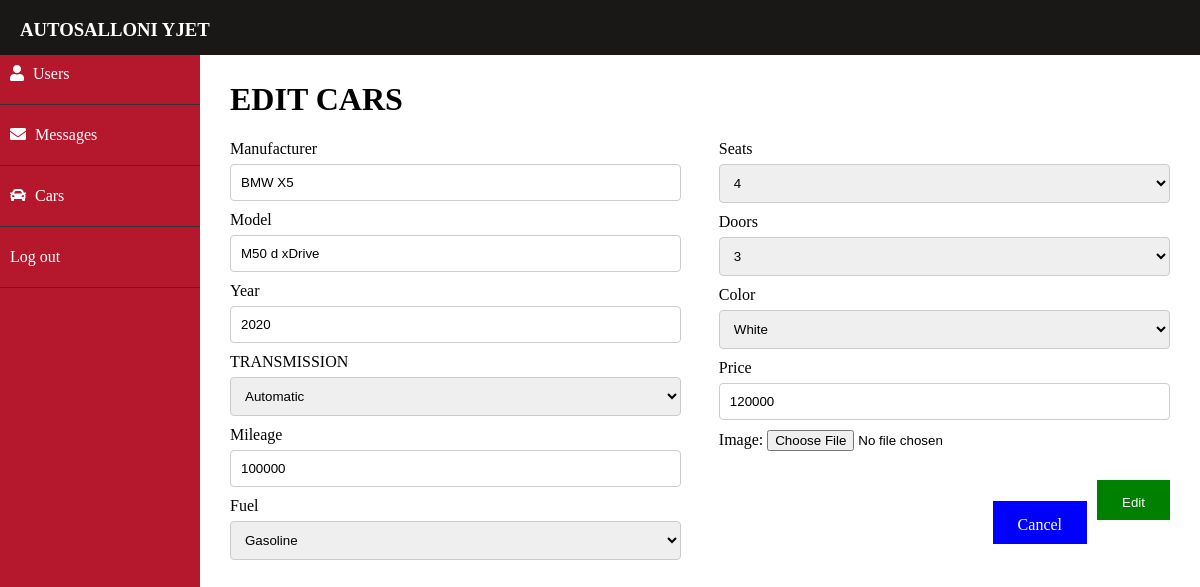
The app's page /edit-cars.php?car_id=1 (signed in) with its own data.
### tables this page shows
CREATE TABLE `car` (
  `car_id` int(11) NOT NULL,
  `manufacturer` varchar(255) NOT NULL,
  `model` varchar(255) NOT NULL,
  `year` int(11) NOT NULL,
  `transmission` varchar(255) NOT NULL,
  `mileage` int(11) NOT NULL,
  `fuel` varchar(255) NOT NULL,
  `seats` int(11) NOT NULL,
  `doors` int(11) NOT NULL,
  `color` varchar(255) NOT NULL,
  `price` double NOT NULL,
  `created_date` date NOT NULL,
  `user_id` int(11) NOT NULL,
  `image` longtext NOT NULL
);

### models/DbConn.php (called while the page is built)
<?php
class DBconnection{
	public function getConnection(){
		try{
			$connection = new PDO("mysql:host=localhost;dbname=autosalloni_yjet", "root" , "");
            $connection->setAttribute(PDO::ATTR_ERRMODE, PDO::ERRMODE_EXCEPTION);
		} catch(PDOException $e){
			echo $e->getMessage();
            return null;
		}
		return $connection;
	}
}

### controller/carController.php (called while the page is built, shortened)
<?php
include_once 'models/carMapper.php';
class CarController
{
    public function GetCarById($car_id)
    {
        $carMapper = new CarMapper();
        $car = $carMapper->GetCarById($_GET["car_id"]);
        return $car;
    }
}

### models/carMapper.php (called while the page is built, shortened)
<?php
include_once 'DbConn.php';
class CarMapper
{
    private $connection;
    public function __construct()
    {
        $obj = new DBConnection();
        $this->connection = $obj->getConnection();
    }
    public function getCarById($car_id){
        $sth = $this->connection->prepare("SELECT * FROM car WHERE car_id = :car_id");
        $sth->execute(['car_id' => $car_id]);
        $result = $sth->fetch();
        return $result;
    }
}

### edit-cars.php (the view, shortened to what this page needs)
<?php $page = 'edit-cars';
    require("includes/admin-sidemenu.php");
    include_once 'controller/carController.php';
    $carController = new carController();
    $result = $carController->GetCarById($_GET["car_id"]);
?>
        <div class="admin-content">
                    <h1>EDIT CARS</h1>
                 <div>
                    <div class="add-cars">
                        <form action="#" method="POST" id="edit-car-form" enctype="multipart/form-data">
                            <label for="manufacturer">Manufacturer</label>
                            <input type="text" id="manufacturer" name="manufacturer" value="<?php echo $result['manufacturer']; ?>">
                            <label for="model">Model</label>
                            <input type="text" id="model" name="model" value="<?php echo $result['model']; ?>">
                            <label for="year">Year</label>
                            <input type="text" id="year" name="year" value="<?php echo $result['year']; ?>">
                            <label for="transmission">TRANSMISSION</label>
                            <select id="transmission" name="transmission">
                            <?php if($result['transmission'] == 'Automatic') { ?>
                                <option value="Automatic">Automatic</option>
                            <?php }else if($result['transmission'] == 'Manual'){ ?>
                                <option value="Manual">Manual</option>
                                <option value="Automatic">Automatic</option>
                            <?php } ?>
                            </select>
                            <label for="mileage">Mileage</label>
                            <input type="text" id="mileage" name="mileage" value="<?php echo $result['mileage']; ?>">
                            <label for="fuel">Fuel</label>
                            <select id="fuel" name="fuel">
                                <?php if($result['fuel'] == 'Gasoline') { ?>
                                <option value="Gasoline">Gasoline</option>
                                <?php }else if($result['fuel'] == 'Diesel'){ ?>
                                <option value="Diesel">Diesel</option>
                                <option value="Gasoline">Gasoline</option>
                                <option value="Electric">Electric</option>
                                <?php } else if($result['fuel'] == 'Electric'){ ?>
                                <option value="Electric">Electric</option>
                                <option value="Diesel">Diesel</option>
                                <option value="Gasoline">Gasoline</option>
                                <?php } ?>
                            </select>
                        </div>
                        <div class="add-cars2">
                            <label for="seats">Seats</label>
                            <select id="seats" name="seats">
                                <?php if($result['seats'] == '2') { ?>
                                    <option value="2">2</option>
                                    <option value="4">4</option>
                                    <option value="5">5</option>
                                    <option value="7">7</option>
                                <?php } else if($result['seats'] == '4'){ ?>
                                    <option value="4">4</option>
                                <?php } else if($result['seats'] == '5'){ ?>
                                    <option value="5">5</option>
                                    <option value="2">2</option>
                                    <option value="4">4</option>
                                    <option value="7">7</option>
                                <?php } else if($result['seats'] == '7'){ ?>
                                    <option value="7">7</option>
                                    <option value="5">5</option>
                                    <option value="2">2</option>
                                    <option value="4">4</option>
                                <?php } ?>
                            </select>
                            <label for="doors">Doors</label>
                            <select id="doors" name="doors">
                                <?php if($result['doors'] == '1') { ?>
                                    <option value="1">1</option>
                                    <option value="2">2</option>
                                    <option value="3">3</option>
                                    <option value="4">4</option>
                                    <option value="5">5</option>
                                <?php } else if($result['doors'] == '3'){ ?>
                                    <option value="3">3</option>
                                <?php } else if($result['doors'] == '4'){ ?>
                                    <option value="4">4</option>
                                    <option value="1">1</option>
                                    <option value="2">2</option>
                                    <option value="3">3</option>
                                    <option value="5">5</option>
                                <?php } else if($result['doors'] == '5'){ ?>
                                    <option value="5">5</option>
                                    <option value="1">1</option>
                                    <option value="2">2</option>
                                    <option value="3">3</option>
                                    <option value="4">4</option>
                                <?php } ?>
                            </select>
                            <label for="color">Color</label>
                            <select id="color" name="color">
                            <?php if($result['color'] == 'Black') { ?>
                                    <option value="Black">Black</option>
                                    <option value="White">White</option>
                                    <option value="Red">Red</option>
                                    <option value="Grey">Grey</option>
                                    <option value="Dark Blue">Dark Blue</option>
                                <?php } else if($result['color'] == 'White'){ ?>
                                    <option value="White">White</option>
                                <?php } else if($result['color'] == 'Red'){ ?>
                                    <option value="Red">Red</option>
                                    <option value="Black">Black</option>
                                    <option value="White">White</option>
                                    <option value="Grey">Grey</option>
                                    <option value="Dark Blue">Dark Blue</option>
                                <?php } else if($result['color'] == 'Grey'){ ?>
                                    <option value="Grey">Grey</option>
                                    <option value="Black">Black</option>
                                    <option value="White">White</option>
                                    <option value="Red">Red</option>
                                    <option value="Dark Blue">Dark Blue</option>
                                <?php } else if($result['color'] == 'Dark Blue'){ ?>
                                    <option value="Dark Blue">Dark Blue</option>
                                    <option value="Black">Black</option>
                                    <option value="White">White</option>
                                    <option value="Red">Red</option>
                                    <option value="Grey">Grey</option>
                                <?php } ?>
                            </select>
                            <label for="price">Price</label>
                            <input type="text" id="price" name="price" value="<?php echo $result['price']; ?>">
                            <label for="img">Image: </label>
                            <input type="file" id="img" name="img" accept="image/*">
                            <button type="submit" name="submit" class="addbutton">Edit</button>
                            <a href="admin-cars.php" type="button" class="cancelbutton" style="margin-right:10px ;">Cancel</a>
                        </div>
                    </div>
        </div>
</body>
</html>

### css/style.css (style rules this page uses)
body { margin: 0; padding: 0; border: 0; font-size: 100%; font: inherit; vertical-align: baseline; }
input[type=text], select, textarea { width: 100%; border: 1px solid #ccc; border-radius: 4px; box-sizing: border-box; margin-top: 6px; resize: vertical; padding: 10px; margin-bottom: 10px; }
::placeholder { color: #ccc; }
.admin-content { padding-top: 40px; padding-left: 230px; padding-right: 30px; }
.admin-content h1 { padding-top: 20px; }
.add-cars { width: 48%; float: left; }
.add-cars2 { width: 48%; float: right; }
.addbutton { background-color: green; border: #000000;; text-align: center; padding: 15px 25px 10px 25px; color: #ffffff; float: right; margin-top: 50px; }
.cancelbutton { background-color: blue; border: #000000;; text-align: center; padding: 15px 25px 10px 25px; color: #ffffff; float: right; margin-top: 50px; text-decoration: none; margin-right: 10px; }

### records on screen
car: manufacturer "BMW X5", model "M50 d xDrive", year "2020", transmission "Automatic", mileage "100000", fuel "Gasoline", seats "4", doors "3", color "White", price "120000"
